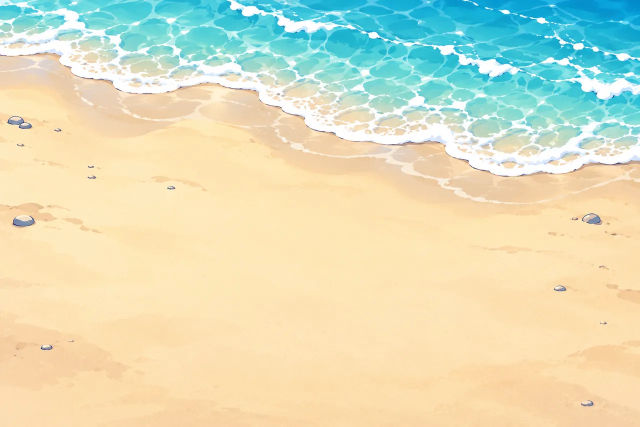
#> input picture gassets/bg_beach.webp, 1280 x 853 px (shown at 1/2 size)
$ python -i pt.py   (imports and definitions only)
#> lines starting #> are read from the running program, lines starting #| are printed output that depends on the picture
# tiny painting toolkit: float RGB canvases, AA masks via 3x supersampled PIL drawing
import numpy as np
from PIL import Image, ImageDraw, ImageFilter
W,H=1536,1024
SS=3
rng=np.random.default_rng(7)
def hexc(h):
    h=h.lstrip('#');return np.array([int(h[i:i+2],16) for i in (0,2,4)],np.float32)/255
# [6 lines left out: function vgrad, not called in this run]
def newmask():
    im=Image.new('L',(W*SS,H*SS),0);return im,ImageDraw.Draw(im)
def fin(im,blur=0):
    m=im.resize((W,H),Image.LANCZOS)
    if blur:m=m.filter(ImageFilter.GaussianBlur(blur))
    return np.asarray(m,np.float32)/255
def S(pts):return [(x*SS,y*SS) for x,y in pts]
def poly(pts,blur=0):
    im,d=newmask();d.polygon(S(pts),fill=255);return fin(im,blur)
def ellipse(cx,cy,rx,ry,blur=0):
    im,d=newmask();d.ellipse([(cx-rx)*SS,(cy-ry)*SS,(cx+rx)*SS,(cy+ry)*SS],fill=255);return fin(im,blur)
# [47 lines left out: functions circles, lines, over, add, screen, outline and 3 more, not called in this run]
def save(c,path):
    Image.fromarray((np.clip(c,0,1)*255+0.5).astype(np.uint8)).save(path)
# [8 lines left out: function chaikin, not called in this run]
YY,XX=np.mgrid[0:H,0:W].astype(np.float32)
# [24 lines left out: functions gauss_dots, rock, not called in this run]

>>> import cv2
>>> picture = cv2.imread('../gassets/bg_beach.webp', cv2.IMREAD_GRAYSCALE)
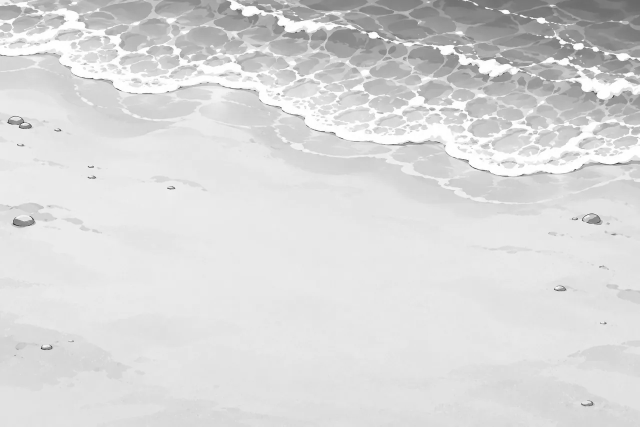
#> picture: shape (853, 1280) (shown at 1/2 size); min 15, max 255, mean 217.1
>>> result = fin(picture)
#> (the run stopped early here; a loop or call above may not have finished)

$ run again, on gassets/bg_coral.webp
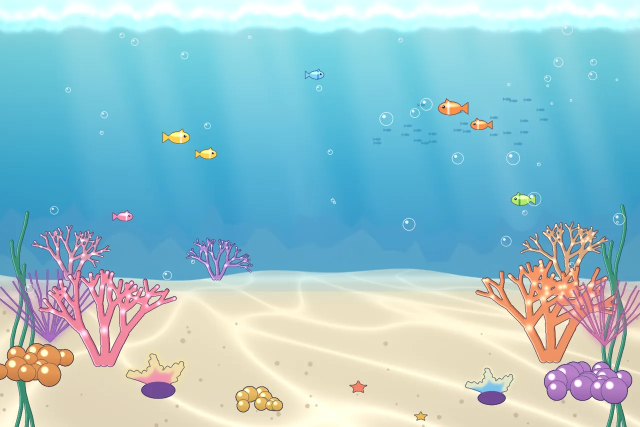
#> input picture gassets/bg_coral.webp, 1280 x 853 px (shown at 1/2 size)
#> `picture = cv2.imread('../gassets/bg_beach.webp', cv2.IMREAD_GRAYSCALE)`:
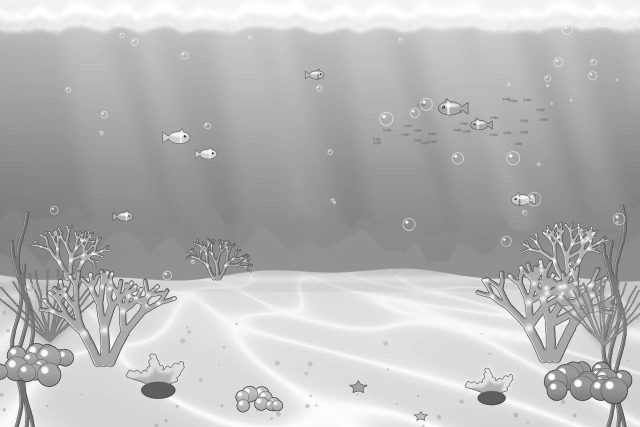
#> picture: shape (853, 1280) (shown at 1/2 size); min 14, max 255, mean 183.4
